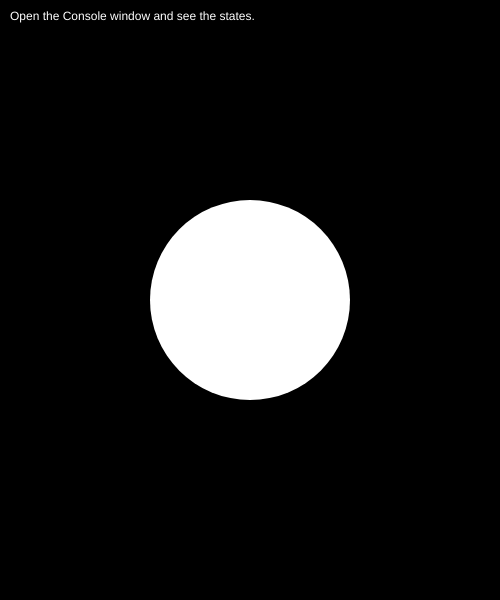
Frame 1 (no input)
Frame 60 (no input): identical to frame 1, image omitted
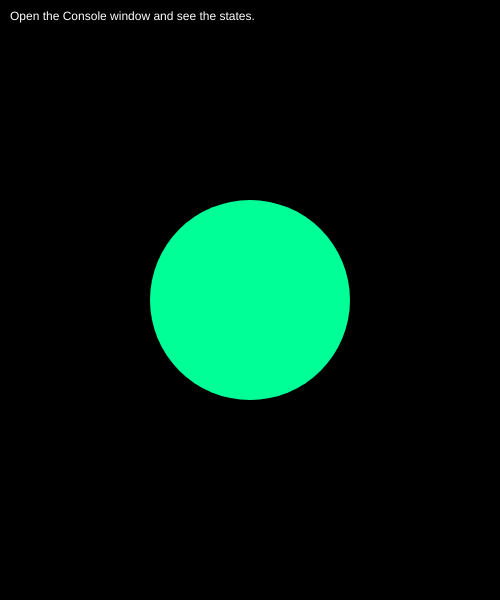
Frame 120 (the mouse pressed at the canvas centre since frame 60)

The p5.js sketch that drew these frames (run headless with seeded random() and noise() and a simulated clock; from frame 60 on, the mouse is pressed at the canvas centre):

// p5.js sketch
// ── sketch.js
// IMA | NYU Shanghai
// MOQN
// Oct 5 2019


let buttons = [];

function setup() {
  createCanvas(500, 600);
  background(0);

  buttons.push( new Button(width/2, height/2, 100) );
}

function draw() {
  background(0);

  for (let b of buttons) {
    b.check(mouseX, mouseY);
    b.display();
  }

  fill(255);
  text("Open the Console window and see the states.", 10, 20)
}



class Button {
  constructor(x, y, rad) {
    this.x = x;
    this.y = y;
    this.rad = rad;
    this.color = color(255);
    // ***
    this.prevState = false;
  }
  check(x, y) {
    let currState;

    let distance = dist(this.x, this.y, x, y);
    if (distance < this.rad) {
      // in
      currState = true;
    } else {
      // out
      currState = false;
    }

    if (this.prevState == false && currState == true) {
      console.log("just entered (triggered)");
      this.color = color(255, 0, 255);
    } else if (this.prevState == true && currState == true) {
      console.log("in the area (on press)");
      this.color = color(0, 255, 150);
    } else if (this.prevState == true && currState == false) {
      console.log("just moved out (released)");
      this.color = color(0, 100, 255);
    } else {
      console.log("out of the area");
      this.color = color(255);
    }

    this.prevState = currState;
  }
  display() {
    push();
    noStroke();
    fill(this.color);
    ellipse(this.x, this.y, this.rad*2, this.rad*2);
    pop();
  }
}
